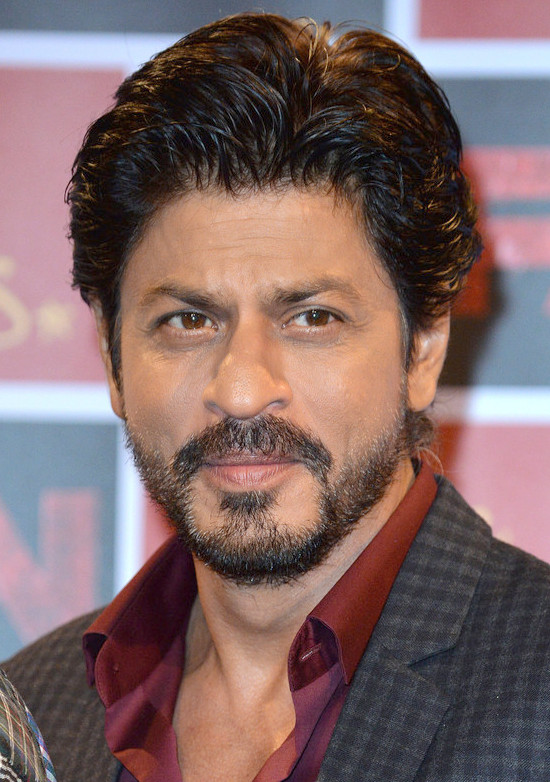
#> input picture Model/Test_images/ShahRukh Khan.jpg, 550 x 782 px
$ python Image_classification_of_celebrities.py
#> lines starting #> are read from the running program, lines starting #| are printed output that depends on the picture; after the words box and inside, x2 and y2 are one past the last pixel; in counts of white or black regions, pixels touching at a corner belong together
#!/usr/bin/env python
# coding: utf-8

# In[19]:


# Importing required packages
import cv2
import pandas as pd
import numpy as np
import matplotlib.pyplot as plt
get_ipython().run_line_magic('matplotlib', 'inline')


# In[20]:


# Reading image using opencv->cv2
img = cv2.imread("Test_images/ShahRukh Khan.jpg")
#> img is the input picture: shape (782, 550, 3); mean B, G, R 101.2, 101.9, 126.8


# In[21]:


# Image Shape
img.shape


# In[22]:


# Show image
plt.imshow(img)


# In[23]:


# Convert image to gray as opencv can work only on the gray scale images
gray = cv2.cvtColor(img , cv2.COLOR_BGR2GRAY)
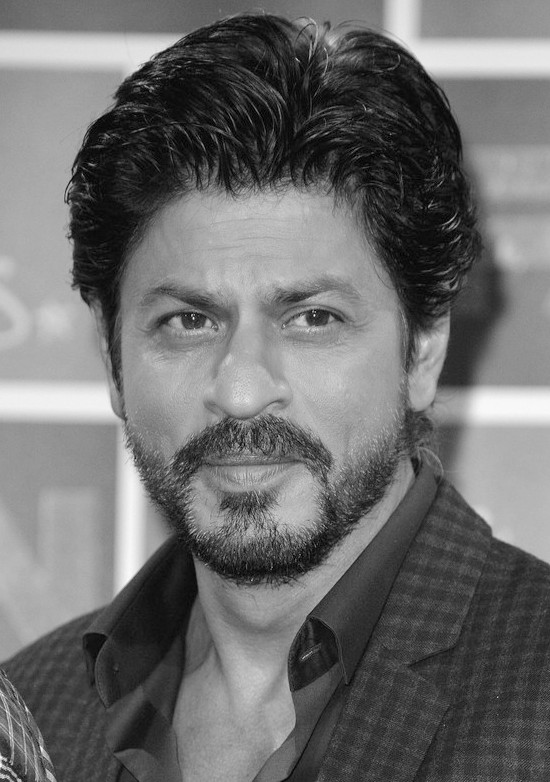
#> gray: shape (782, 550); min 0, max 254, mean 109.3
gray.shape
gray


# In[24]:


plt.imshow(gray , cmap = "gray")


# In[25]:


# These are the cascade classifier APIs to detect face and eyes
face_cascade = cv2.CascadeClassifier("OpenCV/haarcascades/haarcascade_frontalface_default.xml")
eye_cascade = cv2.CascadeClassifier("OpenCV/haarcascades/haarcascade_eye.xml")


# In[26]:


faces = face_cascade.detectMultiScale(gray , 1.3 , 5)
#> faces = [[75, 184, 361, 361]]
# DetectMultiScale will give the (x,y,w,h) coordinated of the location of the face in the image
faces


# In[27]:


# Forming a rectangle around the detected face
for (x,y,w,h) in faces:
    face_img = cv2.rectangle(img , (x,y) , (x+w , y+h) , (255,255,0) , 10)
    plt.imshow(face_img)
#> this loop made 1 pass
#> pass 1, `face_img = cv2.rectangle(img , (x,y) , (x+w , y+h) , (255,255,0) , 10)`:
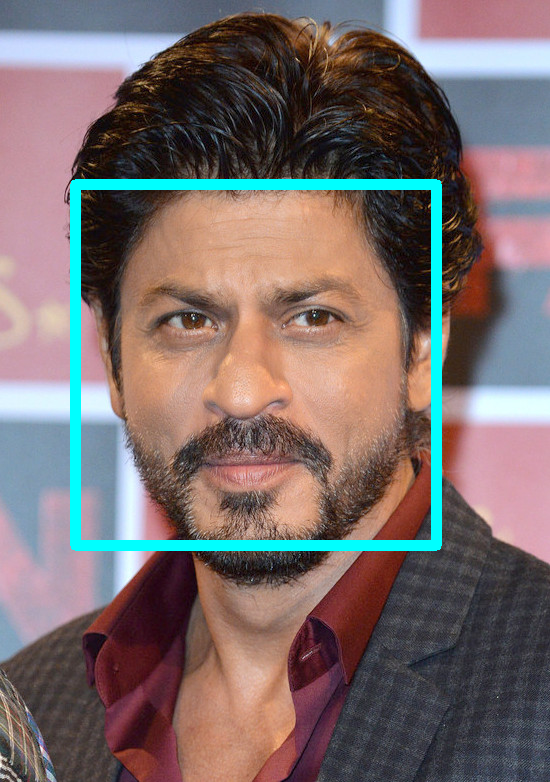
#> face_img: shape (782, 550, 3); mean B, G, R 107.4, 108.1, 122.7


# In[28]:


# Forming a rectangle around the face and eyes
for (x,y,w,h) in faces:
        cv2.rectangle(img , (x ,y) , (x+w , y+h) , (0,255,0) , 3)
        roi_gray = gray[y:y+h , x:x+w]
        roi_color = img[y:y+h , x:x+w]
        eyes = eye_cascade.detectMultiScale(roi_gray)
        for(ex , ey , ew , eh) in eyes:
            cv2.rectangle(roi_color , (ex , ey) , (ex+ew , ey+eh) , (0,255,0) , 5)
#> this loop made 1 pass
#> (x, y, w, h, eyes) on pass 1: (75, 184, 361, 361, [[69, 97, 80, 80], [195, 94, 81, 81]])
#> pass 1, `roi_gray = gray[y:y+h , x:x+w]`:
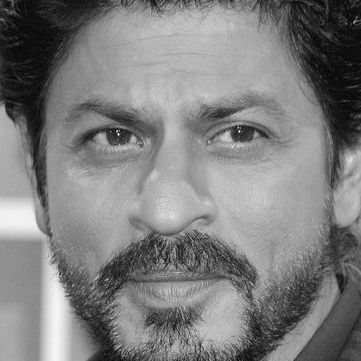
#> roi_gray: shape (361, 361); min 0, max 251, mean 126.1
#> pass 1, `roi_color = img[y:y+h , x:x+w]`:
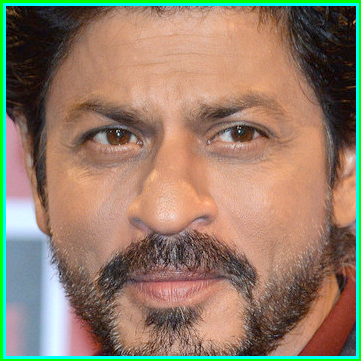
#> roi_color: shape (361, 361, 3); mean B, G, R 105.2, 126.7, 146.8
#> after the loop:
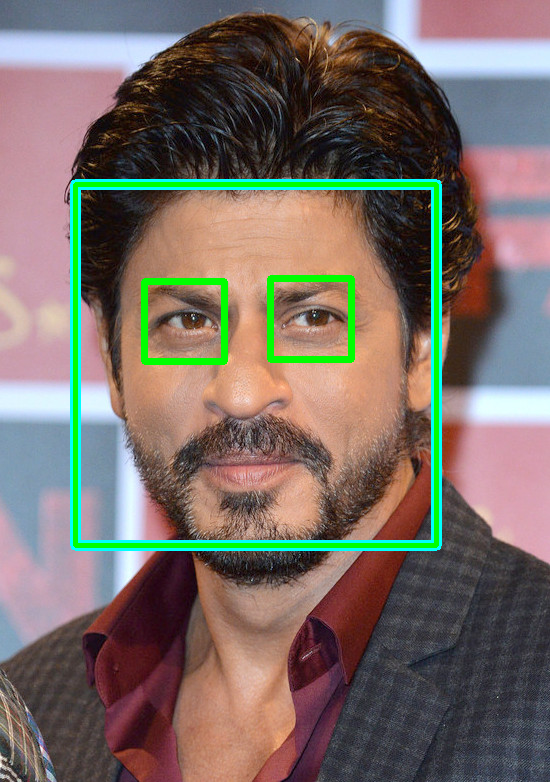
#> img: shape (782, 550, 3); 2.71% of pixels changed, all inside (x1, y1, x2, y2) = (73, 182, 439, 548)
#> after the loop:
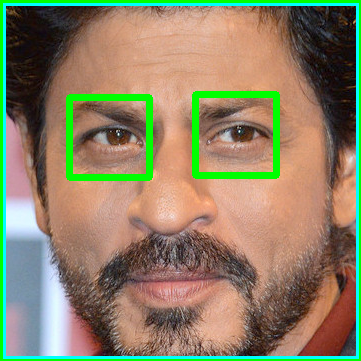
#> roi_color: shape (361, 361, 3); 3.43% of pixels changed, all inside (x1, y1, x2, y2) = (66, 91, 280, 181)
plt.imshow(face_img, cmap = "gray")
plt.show()
#> figure, not shown here; B, G, R data is drawn as R, G, B


# In[29]:


# Cropped Image
get_ipython().run_line_magic('matplotlib', 'inline')
plt.imshow(roi_color , cmap = 'gray')


# In[30]:


# Defining a function which can crop face from images.
def get_cropped_image_if_2_eyes(image_path):
#> called with image_path = 'Test_images/ShahRukh Khan.jpg'
    img = cv2.imread(image_path)
    gray = cv2.cvtColor(img , cv2.COLOR_BGR2GRAY)
    faces = face_cascade.detectMultiScale(gray , 1.3 , 5)
#> faces = [[75, 184, 361, 361]]
    for (x,y,w,h) in faces:
        roi_gray = gray[y:y+h , x:x+w]
        roi_color = img[y:y+h , x:x+w]
        eyes = eye_cascade.detectMultiScale(roi_gray)
        if len(eyes) >=2: # If eyes in the image equal to 2 or greater than the function return the region of interest(roi)
            return roi_color
#> this loop made 1 pass
#> pass 1, in get_cropped_image_if_2_eyes, `roi_color = img[y:y+h , x:x+w]`:
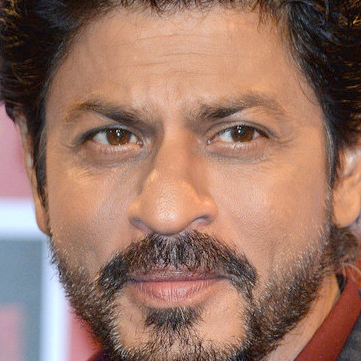
#> roi_color: shape (361, 361, 3); mean B, G, R 102.1, 116.8, 153.6
        # If the two eyes are not visible the function will not return anything


# In[31]:


# Original Image
original_image = cv2.imread("Test_images/ShahRukh Khan.jpg")
plt.imshow(original_image)


# In[32]:


# Cropped Image using defined function
cropped_image = get_cropped_image_if_2_eyes("Test_images/ShahRukh Khan.jpg")
plt.imshow(cropped_image)


# In[33]:


# Giving paths
path_to_data = "./Datasets/"
path_to_crop_data = "./Datasets/cropped/"


# In[34]:


# Using OS (Operating System) to directly add or remove folders and datasets
import os
img_dirs = []
for entry in os.scandir(path_to_data): # Scanned the directory if it exist or not
    if entry.is_dir():
        img_dirs.append(entry.path)


# In[35]:


img_dirs


# In[36]:


import shutil
if os.path.exists(path_to_crop_data): # check If the folder path exists then it remove the exists folder & make a new path dir.
    shutil.rmtree(path_to_crop_data)
os.mkdir(path_to_crop_data)


# In[37]:


cropped_image_dirs = []
celebrity_file_names_dict = {}

for img_dir in img_dirs:
    count = 1
    celebrity_name = img_dir.split('/')[-1]
    # Split the image and gives the name of the image
    print(celebrity_name)

    celebrity_file_names_dict[celebrity_name] = []

    for entry in os.scandir(img_dir):
        roi_color = get_cropped_image_if_2_eyes(entry.path)
#> (the run stopped early here; a loop or call above may not have finished)

$ run again, with Model/Test_images/ShaRukh (2).webp saved as Model/Test_images/ShahRukh Khan.jpg
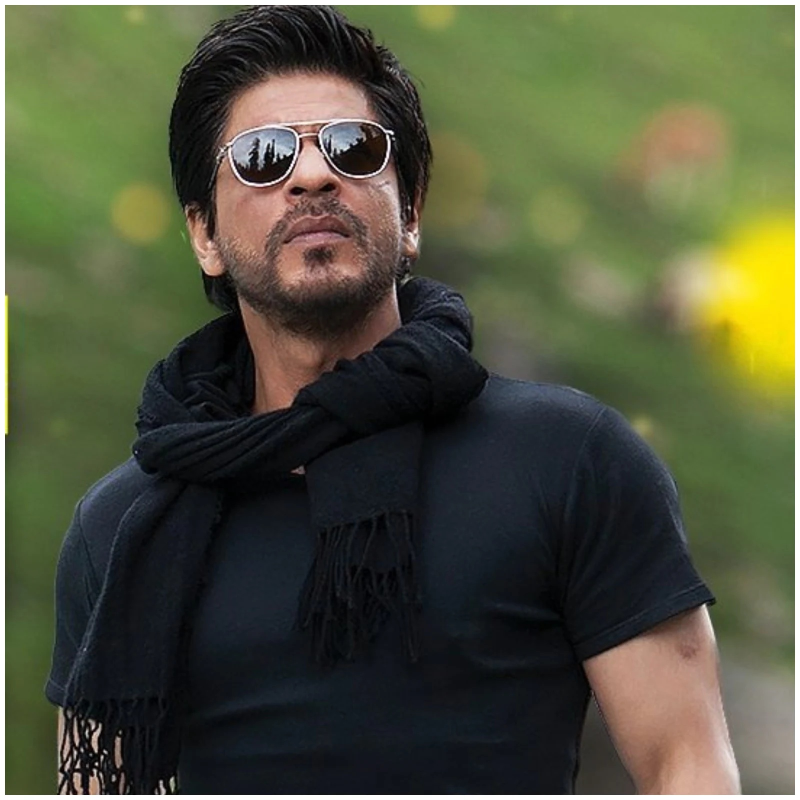
#> input picture Model/Test_images/ShaRukh (2).webp, 1600 x 1600 px (shown at 1/2 size)
#> img is the input picture: shape (1600, 1600, 3); mean B, G, R 61.2, 83.9, 80.4
#> `faces = face_cascade.detectMultiScale(gray , 1.3 , 5)`: faces = [[374, 132, 511, 511]]
#> the loop `for (x,y,w,h) in faces:` made 1 pass
#> after the loop `for (x,y,w,h) in faces:`:
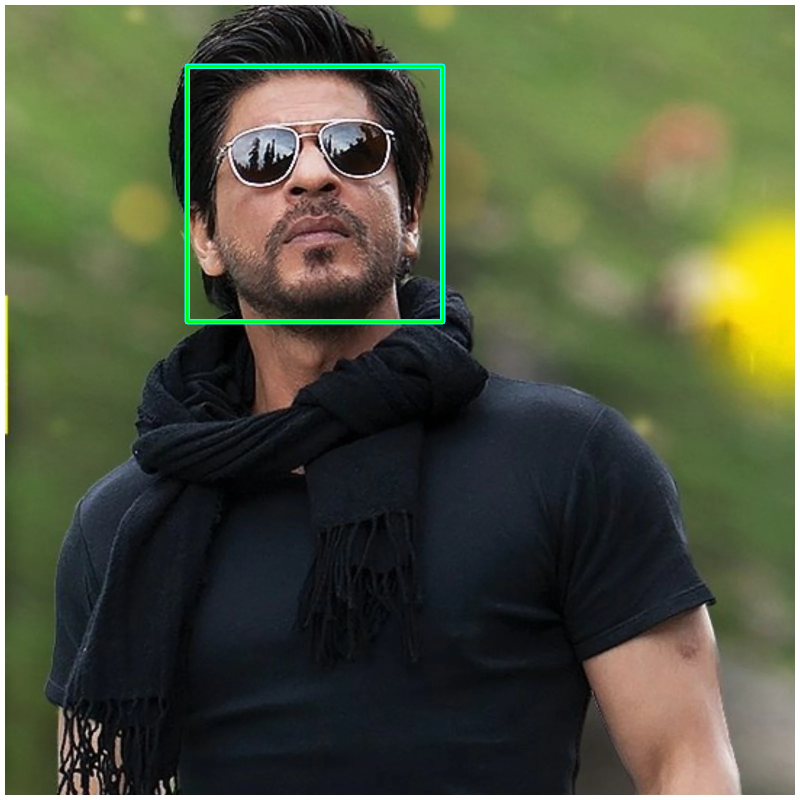
#> img: shape (1600, 1600, 3) (shown at 1/2 size); mean B, G, R 62.1, 85.6, 79.9
#> the loop in get_cropped_image_if_2_eyes, `for (x,y,w,h) in faces:` made 1 pass
#> pass 1, in get_cropped_image_if_2_eyes, `roi_color = img[y:y+h , x:x+w]`:
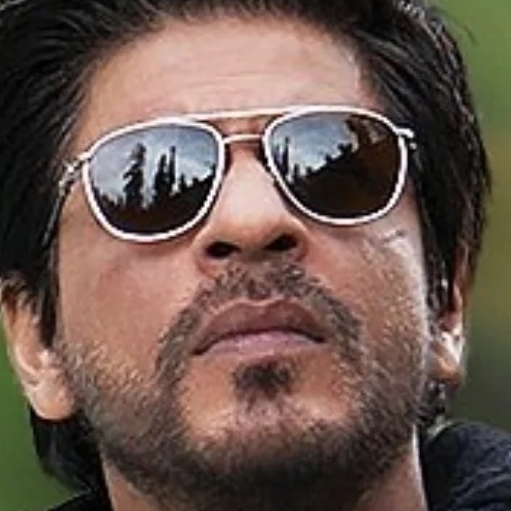
#> roi_color: shape (511, 511, 3); mean B, G, R 78, 86.5, 106
